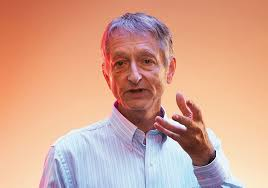
#> input picture Hinton image.jpg, 268 x 188 px
$ jupyter execute dl_assignment_2.ipynb
#> lines starting #> are read from the running program, lines starting #| are printed output that depends on the picture; long printed decimals are rounded
<a href="https://colab.research.google.com/github/kardasmanish/DL-Lab-repo/blob/main/dl_assignment_2.ipynb" target="_parent"></a>

# 1Q) Implementaion of activation functions

[cell 1]
import matplotlib.pyplot as plt
import numpy as np

val = [-5,-4,-3,-2,-1,0,1,2,3,4,5]

[cell 2]
def binary_act(x):
  y = []

  for i in range(len(x)):
    if x[i] > 0:
      y.append(1)
    else:
      y.append(0)

  print(y)
  plt.plot(x,y,c = "red")

binary_act(val)
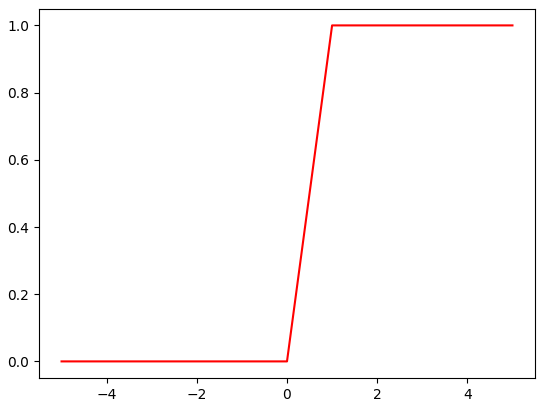
#> figure drawn by matplotlib, 1 panel; curve peaks at x = 1, y = 1

[cell 3]
def sigmoid_act(x):
  y = []
  for i in range(len(x)):
    y.append(1/(1+np.exp(-x[i])))
  print(y)
  plt.plot(x,y,c = 'red')

sigmoid_act(val)
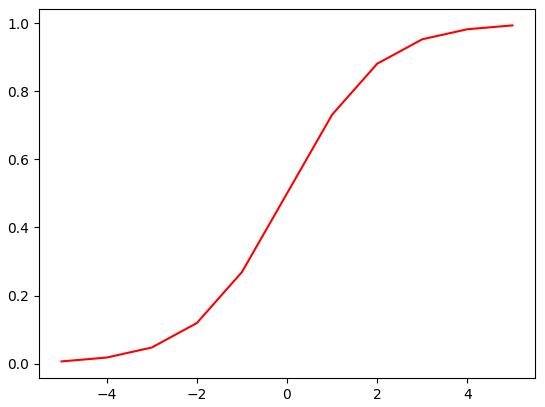
#> figure drawn by matplotlib, 1 panel; curve peaks at x = 5, y = 0.993

[cell 4]
def relu_act(x):
   y = []
   for i in range(len(x)):
     y.append(max(0,x[i]))
   print(y)
   plt.plot(x,y,c = "blue")

relu_act(val)
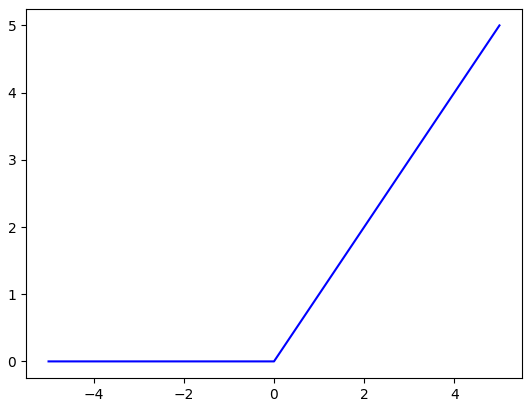
#> figure drawn by matplotlib, 1 panel; curve peaks at x = 5, y = 5

[cell 5]
def tanh_act(x):
  y=[]
  for i in range(len(x)):
    y.append((1-np.exp(-2*x[i])/(1+np.exp(-2*x[i]))))

  print(y)
  plt.plot(x,y)

tanh_act(val)
#> figure, not shown here; curve peaks at x = 5, y = 1

[cell 6]
def softplus_act(x):
   y = []
   for i in range(len(x)):
     y.append(np.log(1 + np.exp(x[i])))

   print(y)
   plt.plot(x,y)

softplus_act(val)
#> figure, not shown here; curve peaks at x = 5, y = 5.01

# **Q2) USING FILTERS ON IMAGE**

[cell 7]
import cv2
path = "Hinton image.jpg"

img = cv2.imread(path,1)
#> img is the input picture: shape (188, 268, 3); mean B, G, R 143.9, 164.2, 214.2
img = cv2.cvtColor(img,cv2.COLOR_BGR2RGB)

plt.imshow(img)

[cell 8]
# (3,3) box filter and (5,5) guassian filter is applied
k = np.array(( [0, 1, 1], [1, 1, 1], [1, 1, 1]),np.float32)
l = np.array((([1/256, 4/256, 6/256, 4/256, 1/256], [4/256, 16/256, 24/256, 16/256, 4/256], [6/256, 24/256, 36/256, 24/256, 6/256], [4/256, 16/256, 24/256, 16/256, 4/256],[1/256, 4/256, 6/256, 4/256, 1/256])))
print("Box filter","\n",k,"\n")
print("Gaussian filter","\n",l)

[cell 9]
output1 = cv2.filter2D(img,-1,k)
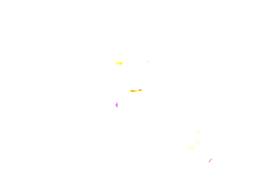
#> output1: shape (188, 268, 3); mean R, G, B 255, 254.9, 254.8
output2 = cv2.filter2D(img,-1,l)
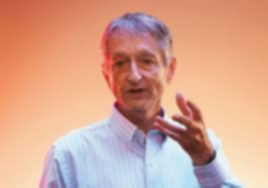
#> output2: shape (188, 268, 3); mean R, G, B 214.3, 164.2, 143.9

[cell 10]
plt.figure(figsize=(10,12))

plt.subplot(1,2,1)
plt.title("3*3 Box filter")
plt.imshow(output1)

plt.subplot(1,2,2)
plt.title("5*5 Gaussian filter")
plt.imshow(output2)

Calculating entropy

[cell 11]
import skimage.measure
shan_entropy_original = skimage.measure.shannon_entropy(img)
#> shan_entropy_original = 7.57
shan_entropy_box = skimage.measure.shannon_entropy(output1)
#> shan_entropy_box = 0.0253
shan_entropy_gauss = skimage.measure.shannon_entropy(output2)
#> shan_entropy_gauss = 7.53

[cell 12]
print("Entropy of original image:" ,shan_entropy_original,"\n")
#| Entropy of original image: 7.569
print("Entropy of box filter image:" ,shan_entropy_box,"\n")
#| Entropy of box filter image: 0.0253
print("Entropy of gaussian filter image:" ,shan_entropy_gauss,"\n")
#| Entropy of gaussian filter image: 7.532
